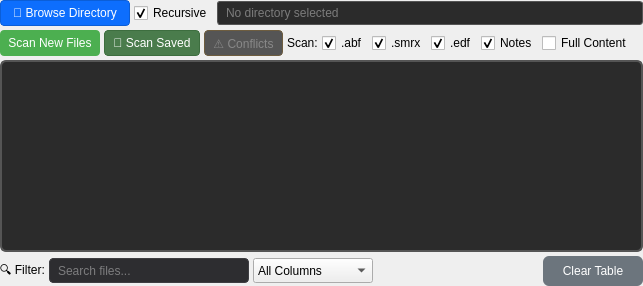
               <widget class="QWidget" name="tableContainer">
                <attribute name="title">
                 <string>📋 Data Files</string>
                </attribute>
                <layout class="QVBoxLayout" name="tableContainerLayout">
                 <property name="spacing">
                  <number>4</number>
                 </property>
                 <property name="leftMargin">
                  <number>0</number>
                 </property>
                 <property name="topMargin">
                  <number>0</number>
                 </property>
                 <property name="rightMargin">
                  <number>0</number>
                 </property>
                 <property name="bottomMargin">
                  <number>0</number>
                 </property>
                 <item>
                  <layout class="QHBoxLayout" name="browseLayout">
                   <item>
                    <widget class="QPushButton" name="browseDirectoryButton">
                     <property name="minimumSize">
                      <size>
                       <width>130</width>
                       <height>26</height>
                      </size>
                     </property>
                     <property name="maximumSize">
                      <size>
                       <width>130</width>
                       <height>26</height>
                      </size>
                     </property>
                     <property name="styleSheet">
                      <string notr="true">QPushButton {
    background-color: #0d6efd;
    color: white;
    border: 1px solid #0b5ed7;
    border-radius: 4px;
    padding: 3px 8px;
    font-size: 9pt;
}
QPushButton:hover {
    background-color: #0b5ed7;
}
QPushButton:pressed {
    background-color: #0a58ca;
}</string>
                     </property>
                     <property name="text">
                      <string>📁 Browse Directory</string>
                     </property>
                    </widget>
                   </item>
                   <item>
                    <widget class="QCheckBox" name="recursiveCheckBox">
                     <property name="text">
                      <string>Recursive</string>
                     </property>
                     <property name="checked">
                      <bool>true</bool>
                     </property>
                    </widget>
                   </item>
                   <item>
                    <widget class="QLineEdit" name="directoryPathEdit">
                     <property name="styleSheet">
                      <string notr="true">QLineEdit {
    background-color: #2b2b2b;
    border: 1px solid #555555;
    border-radius: 3px;
    padding: 3px 6px;
    color: #cccccc;
    font-size: 9pt;
}</string>
                     </property>
                     <property name="readOnly">
                      <bool>true</bool>
                     </property>
                     <property name="placeholderText">
                      <string>No directory selected</string>
                     </property>
                    </widget>
                   </item>
                  </layout>
                 </item>
                 <item>
                  <layout class="QHBoxLayout" name="scanButtonsLayout">
                   <property name="spacing">
                    <number>4</number>
                   </property>
                   <item>
                    <widget class="QPushButton" name="scanFilesButton">
                     <property name="minimumSize">
                      <size>
                       <width>0</width>
                       <height>26</height>
                      </size>
                     </property>
                     <property name="styleSheet">
                      <string notr="true">QPushButton {
    background-color: #4CAF50;
    color: white;
    border-radius: 4px;
    padding: 3px 8px;
    font-size: 9pt;
}
QPushButton:hover {
    background-color: #45a049;
}
QPushButton:pressed {
    background-color: #3e8e41;
}</string>
                     </property>
                     <property name="text">
                      <string>Scan New Files</string>
                     </property>
                    </widget>
                   </item>
                   <item>
                    <widget class="QPushButton" name="scanSavedDataButton">
                     <property name="minimumSize">
                      <size>
                       <width>0</width>
                       <height>26</height>
                      </size>
                     </property>
                     <property name="toolTip">
                      <string>Scan for existing exported data files and auto-populate the table.</string>
                     </property>
                     <property name="styleSheet">
                      <string notr="true">QPushButton {
    background-color: #4a7c4c;
    color: white;
    border: 1px solid #3d6e3f;
    border-radius: 4px;
    padding: 3px 8px;
    font-size: 9pt;
}
QPushButton:hover {
    background-color: #5a8c5c;
}
QPushButton:pressed {
    background-color: #3a6c3c;
}</string>
                     </property>
                     <property name="text">
                      <string>📁 Scan Saved</string>
                     </property>
                    </widget>
                   </item>
                   <item>
                    <widget class="QPushButton" name="resolveConflictsButton">
                     <property name="enabled">
                      <bool>false</bool>
                     </property>
                     <property name="minimumSize">
                      <size>
                       <width>0</width>
                       <height>26</height>
                      </size>
                     </property>
                     <property name="toolTip">
                      <string>View and resolve all data conflicts and warnings.</string>
                     </property>
                     <property name="styleSheet">
                      <string notr="true">QPushButton {
    background-color: #7c6a4a;
    color: white;
    border: 1px solid #6e5d3f;
    border-radius: 4px;
    padding: 3px 8px;
    font-size: 9pt;
}
QPushButton:hover {
    background-color: #8c7a5a;
}
QPushButton:pressed {
    background-color: #6c5a3a;
}
QPushButton:disabled {
    background-color: #555;
    color: #888;
}</string>
                     </property>
                     <property name="text">
                      <string>⚠ Conflicts</string>
                     </property>
                    </widget>
                   </item>
                   <item>
                    <widget class="QLabel" name="fileTypesLabel">
                     <property name="text">
                      <string>Scan:</string>
                     </property>
                    </widget>
                   </item>
                   <item>
                    <widget class="QCheckBox" name="scanAbfCheckbox">
                     <property name="toolTip">
                      <string>Include Axon Binary Files (.abf)</string>
                     </property>
                     <property name="text">
                      <string>.abf</string>
                     </property>
                     <property name="checked">
                      <bool>true</bool>
                     </property>
                    </widget>
                   </item>
                   <item>
                    <widget class="QCheckBox" name="scanSmrxCheckbox">
                     <property name="toolTip">
                      <string>Include Spike2 64-bit files (.smrx)</string>
                     </property>
                     <property name="text">
                      <string>.smrx</string>
                     </property>
                     <property name="checked">
                      <bool>true</bool>
                     </property>
                    </widget>
                   </item>
                   <item>
                    <widget class="QCheckBox" name="scanEdfCheckbox">
                     <property name="toolTip">
                      <string>Include European Data Format files (.edf)</string>
                     </property>
                     <property name="text">
                      <string>.edf</string>
                     </property>
                     <property name="checked">
                      <bool>true</bool>
                     </property>
                    </widget>
                   </item>
                   <item>
                    <widget class="QCheckBox" name="scanNotesCheckbox">
                     <property name="toolTip">
                      <string>Include notes files (.xlsx, .xls, .docx, .doc, .txt)</string>
                     </property>
                     <property name="text">
                      <string>Notes</string>
                     </property>
                     <property name="checked">
                      <bool>true</bool>
                     </property>
                    </widget>
                   </item>
                   <item>
                    <widget class="QCheckBox" name="tableFullContentCheckbox">
                     <property name="toolTip">
                      <string>Expand columns to show all content (enables horizontal scrolling)</string>
                     </property>
                     <property name="text">
                      <string>Full Content</string>
                     </property>
                    </widget>
                   </item>
                   <item>
                    <spacer name="horizontalSpacer_scanButtons">
                     <property name="orientation">
                      <enum>Qt::Horizontal</enum>
                     </property>
                     <property name="sizeHint" stdset="0">
                      <size>
                       <width>10</width>
                       <height>20</height>
                      </size>
                     </property>
                    </spacer>
                   </item>
                  </layout>
                 </item>
                 <item>
                  <widget class="QTableView" name="discoveredFilesTable">
                   <property name="styleSheet">
                    <string notr="true">QTableView {
    background-color: #2b2b2b;
    border: 2px solid #555555;
    border-radius: 6px;
    color: #ffffff;
    gridline-color: #404040;
    selection-background-color: transparent;
}
QTableView::item {
    padding: 2px;
    border: none;
}
QTableView::item:selected {
    background-color: rgba(70, 130, 180, 0.3);
    color: #e0e0e0;
}
QTableView::item:focus {
    background-color: rgba(70, 130, 180, 0.6);
    color: #ffffff;
    border: 1px solid #4682b4;
}
QHeaderView::section {
    background-color: #3a3a3a;
    color: #e0e0e0;
    padding: 4px;
    border: none;
    border-right: 2px solid #555555;
    border-bottom: 1px solid #555555;
    font-weight: bold;
}
QHeaderView::section:hover {
    background-color: #4a4a4a;
}
QHeaderView::section:pressed {
    background-color: #2a2a2a;
}</string>
                   </property>
                   <property name="selectionMode">
                    <enum>QAbstractItemView::ExtendedSelection</enum>
                   </property>
                   <property name="selectionBehavior">
                    <enum>QAbstractItemView::SelectRows</enum>
                   </property>
                   <property name="sortingEnabled">
                    <bool>true</bool>
                   </property>
                  </widget>
                 </item>
                 <item>
                  <layout class="QHBoxLayout" name="tableBottomLayout">
                   <item>
                    <widget class="QLabel" name="filterLabel">
                     <property name="text">
                      <string>🔍 Filter:</string>
                     </property>
                    </widget>
                   </item>
                   <item>
                    <widget class="QLineEdit" name="tableFilterEdit">
                     <property name="minimumSize">
                      <size>
                       <width>200</width>
                       <height>25</height>
                      </size>
                     </property>
                     <property name="styleSheet">
                      <string notr="true">QLineEdit {
    background-color: #2d2d30;
    border: 1px solid #3e3e42;
    border-radius: 4px;
    padding: 2px 6px;
    color: #cccccc;
}
QLineEdit:focus {
    border-color: #0e639c;
}</string>
                     </property>
                     <property name="placeholderText">
                      <string>Search files...</string>
                     </property>
                     <property name="clearButtonEnabled">
                      <bool>true</bool>
                     </property>
                    </widget>
                   </item>
                   <item>
                    <widget class="QComboBox" name="filterColumnCombo">
                     <property name="minimumSize">
                      <size>
                       <width>120</width>
                       <height>25</height>
                      </size>
                     </property>
                     <property name="toolTip">
                      <string>Select which columns to search</string>
                     </property>
                     <item>
                      <property name="text">
                       <string>All Columns</string>
                      </property>
                     </item>
                     <item>
                      <property name="text">
                       <string>File Name</string>
                      </property>
                     </item>
                     <item>
                      <property name="text">
                       <string>Protocol</string>
                      </property>
                     </item>
                     <item>
                      <property name="text">
                       <string>Animal ID</string>
                      </property>
                     </item>
                     <item>
                      <property name="text">
                       <string>Strain</string>
                      </property>
                     </item>
                     <item>
                      <property name="text">
                       <string>Keywords</string>
                      </property>
                     </item>
                    </widget>
                   </item>
                   <item>
                    <widget class="QLabel" name="filterCountLabel">
                     <property name="styleSheet">
                      <string notr="true">QLabel { color: #808080; }</string>
                     </property>
                     <property name="text">
                      <string/>
                     </property>
                    </widget>
                   </item>
                   <item>
                    <spacer name="horizontalSpacer_tableBottom">
                     <property name="orientation">
                      <enum>Qt::Horizontal</enum>
                     </property>
                     <property name="sizeHint" stdset="0">
                      <size>
                       <width>40</width>
                       <height>20</height>
                      </size>
                     </property>
                    </spacer>
                   </item>
                   <item>
                    <widget class="QPushButton" name="clearFilesButton">
                     <property name="minimumSize">
                      <size>
                       <width>100</width>
                       <height>30</height>
                      </size>
                     </property>
                     <property name="styleSheet">
                      <string notr="true">QPushButton {
    background-color: #6c757d;
    color: white;
    border-radius: 6px;
    padding: 5px 10px;
}
QPushButton:hover {
    background-color: #5a6268;
}
QPushButton:pressed {
    background-color: #545b62;
}</string>
                     </property>
                     <property name="text">
                      <string>Clear Table</string>
                     </property>
                    </widget>
                   </item>
                  </layout>
                 </item>
                </layout>
               </widget>
